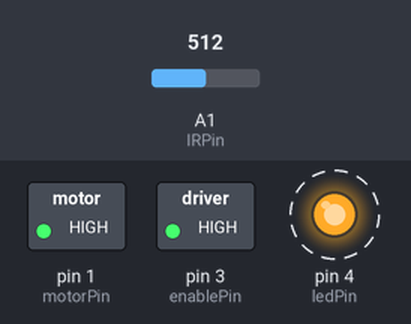
A sketch run on a simulated Arduino Uno, built with avr-gcc and run on an emulated ATmega328P. On the bench: switched loads named in the sketch (green lamp = pin HIGH), output pins drawn as LEDs (lit = HIGH). Dashed ring = blinking. The inputs (shaded band) are chosen by the test bench; at power-on: A1 (IRPin) = 512.

Above: at 1.25 s.
1.3 s: A1 (IRPin) set to 409
4.3 s: A1 (IRPin) set to 375
Timing chart, 0 to 13.3 s (numbered marks = the images above; inputs shaded):
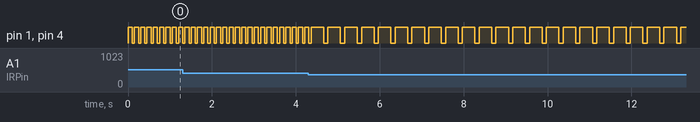

The sketch:

HTTiny2.ino
```cpp
#include <Arduino.h>

const int motorPin = 1;
const int IRPin = 1;//Remeber - this is not the actual pin just the first analog pin
const int enablePin = 3;
const int ledPin = 4;

int lastDistance = 1000;
int distance = 0;

void setup() {
  pinMode(IRPin, INPUT);
  pinMode(motorPin, OUTPUT);
  pinMode(enablePin, OUTPUT);
  pinMode(ledPin, OUTPUT);
  digitalWrite(enablePin, HIGH);
}

void loop() {
 distance = getDistance();

 //For power saving
// while(distance == lastDistance) {
//   digitalWrite(enablePin, LOW);
//   delay(250);
//   digitalWrite(enablePin, HIGH);
//   delay(10);
//   distance = getDistance();
// }

  if (distance < 10) {
    digitalWrite(motorPin, HIGH);
    digitalWrite(ledPin, HIGH);
    delay(100);
    digitalWrite(motorPin, LOW);
    digitalWrite(ledPin, LOW);
    delay(50);
  }

  else if (distance < 20) {
    digitalWrite(motorPin, HIGH);
    digitalWrite(ledPin, HIGH);
    delay(300);
    digitalWrite(motorPin, LOW);
    digitalWrite(ledPin, LOW);
    delay(100);
  }

  else if (distance < 27 ) {
    digitalWrite(motorPin, HIGH);
    digitalWrite(ledPin, HIGH);
  }

  else {
    digitalWrite(motorPin, LOW);
    digitalWrite(ledPin, LOW);
  }

  lastDistance = distance;
}

int getDistance() {
  //Calibrated for 3.3 V
  int sensorValue = analogRead(IRPin);
  int distanceVal = 48.223 * pow(2.7182818284, (-0.004*sensorValue));
  return distanceVal;
}
```

Measured:
- after the input at 4.3 s, pin 1 (motorPin), pin 4 (ledPin): alternates HIGH for 0.30 s and LOW for 0.10 s, starting after 0.36 s
- by itself, pin 1 (motorPin), pin 4 (ledPin): alternates HIGH for 0.10 s and LOW for 0.05 s
